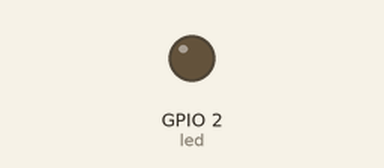
This program was run on a simulated ESP8266 board running MicroPython. Parts: output pins drawn as LEDs (lit = HIGH, except the on-board LED, lit = LOW). No radio messages arrive unless stated (any console line starting 'radio sent:' is added by the test bench); what the program prints to the serial console is not drawn.

Above: at 0.05 s.
At 3.8 s:
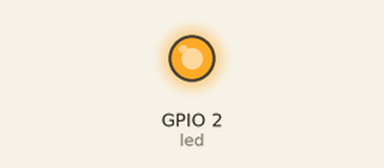
Timing chart, 0 to 9.9 s (numbered marks = the images above):
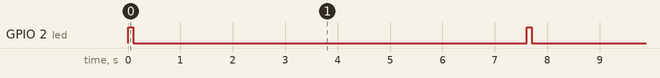

The program:

Sender.py
```python
import network
import espnow
import time
import sys
import machine

# A WLAN interface must be active to send()/recv()
sta = network.WLAN(network.STA_IF)  # Or network.AP_IF
sta.active(True)
sta.disconnect()  # For ESP8266

e = espnow.ESPNow()
e.active(True)
peer = b'\xfc\xb4g\xf3Vx'

e.add_peer(peer)  # Must add_peer() before send()

message_count = 1

print("Starting communication...", file=sys.stdout)
led = machine.Pin(2, machine.Pin.OUT)

while True:
    # Create the message
    message = f"Message number {message_count}"
    #print(f"Sending message: {message}", file=sys.stdout)

    # Send the message
    e.send(peer, message, True)
    #print(f"Message sent: {message}", file=sys.stdout)
    led.off()
    led.value(not led.value())  # Toggle the LED state
    time.sleep(0.1)
    led.value(not led.value())
    # Wait for 2 seconds before sending the next message
    time.sleep(7.5)

    message_count += 1
    print("\n" * 25)
    print('number of messages sent = ', message_count)
```

Measured:
- by itself, GPIO 2 (led): alternates HIGH for 0.10 s and LOW for 7.5 s
